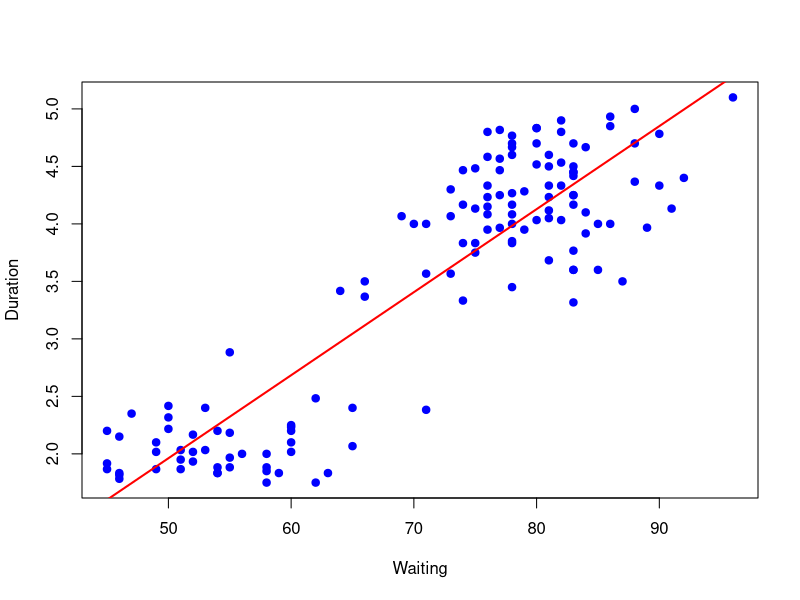
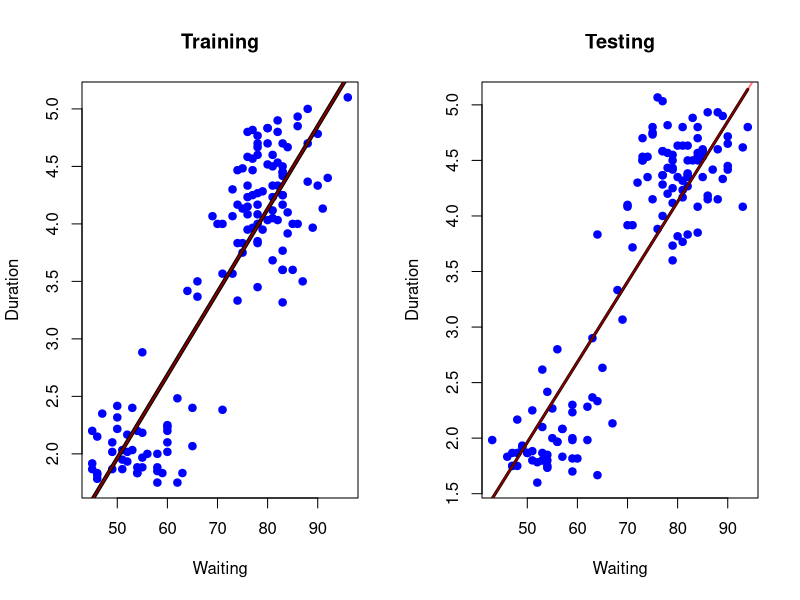
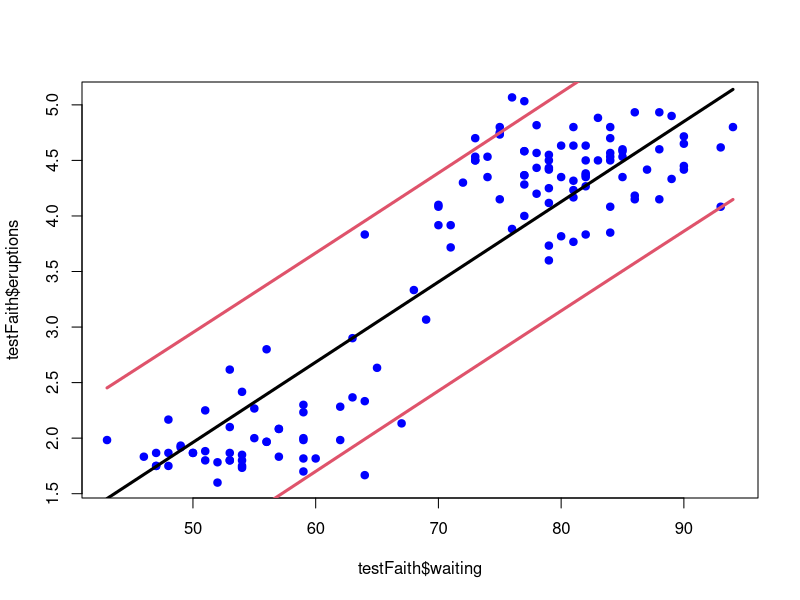

Recreate these plots in R, in order.
################################
#  Predictions With Regression #
################################

library(caret)
data(faithful)
set.seed(333)
intrain <- createDataPartition(y=faithful$waiting, p=0.5, list=FALSE)
trainFaith <- faithful[intrain,] 
testFaith <- faithful[-intrain,]
head(trainFaith)

plot(trainFaith$waiting, trainFaith$eruptions, pch=19, 
     col="blue", xlab="Waiting", ylab="Duration")

lm1 <- lm(eruptions~waiting, data=trainFaith)
summary(lm1)
abline(a = lm1$coefficients[[1]], b = lm1$coef[[2]], col="red", lwd=2)

# predict duration for a waiting time of 80
coef(lm1)[1]+coef(lm1)[2]*80
newdata <- data.frame(waiting=80)
predict(lm1, newdata)

# Plot predicitons - training and test
par(mfrow=c(1,2))
plot(trainFaith$waiting,trainFaith$eruptions,pch=19,col="blue",
     xlab="Waiting",ylab="Duration",main="Training")
lines(trainFaith$waiting,predict(lm1),lwd=4)
abline(a=coef(lm1)[1],b=coef(lm1)[2],lwd=2,col=rgb(1,0,0,0.5))
plot(testFaith$waiting,testFaith$eruptions,pch=19,col="blue",
     xlab="Waiting",ylab="Duration",main="Testing")
lines(testFaith$waiting,predict(lm1,newdata=testFaith),lwd=3)
abline(a=coef(lm1)[1],b=coef(lm1)[2],lwd=2,col=rgb(1,0,0,0.5))

lm2 <- lm(eruptions~waiting, data=testFaith)
summary(lm2)

# Get training and test set errors
# RMSE on training
sqrt(sum((lm1$fitted-trainFaith$eruptions)^2))
# RMSE on test
sqrt(sum((predict(lm1,newdata=testFaith)-testFaith$eruptions)^2))

# Prediction Intervals
pred1 <- predict(lm1, newdata=testFaith,interval = "prediction")
ord <- order(testFaith$waiting)
par(mfrow=c(1,1))
plot(testFaith$waiting,testFaith$eruptions,pch=19,col="blue")
matlines(testFaith$waiting[ord],pred1[ord,],type="l",col=c(1,2,2),lty = c(1,1,1), lwd=3)

# Same process with caret
modFit <- train(eruptions~waiting, data=trainFaith, method="lm")
summary(modFit$finalModel)
